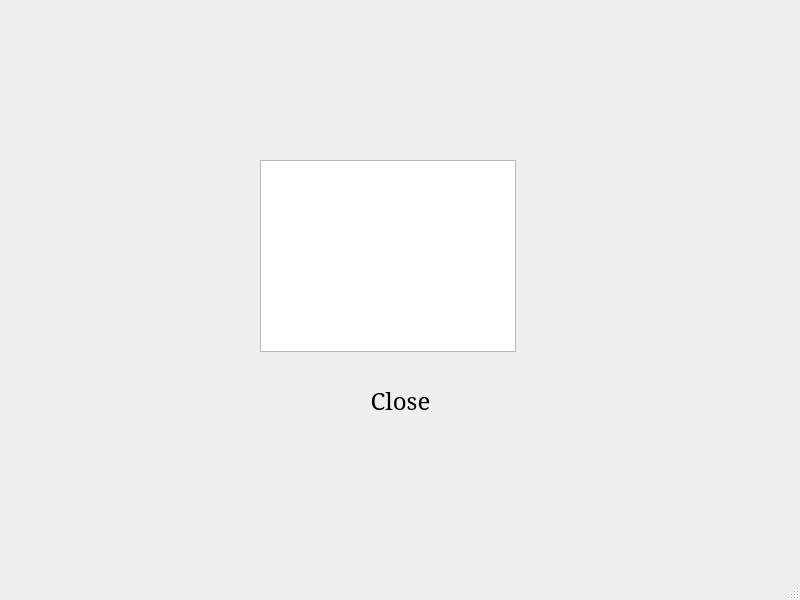
<?xml version="1.0" encoding="UTF-8"?>
<ui version="4.0">
 <class>rank</class>
 <widget class="QMainWindow" name="rank">
  <property name="geometry">
   <rect>
    <x>0</x>
    <y>0</y>
    <width>800</width>
    <height>600</height>
   </rect>
  </property>
  <property name="windowTitle">
   <string>MainWindow</string>
  </property>
  <property name="styleSheet">
   <string notr="true">rank{border-image: url(:/image/THEME_E_BG_1.png);}</string>
  </property>
  <widget class="QWidget" name="centralwidget">
   <widget class="QListWidget" name="listWidget">
    <property name="geometry">
     <rect>
      <x>260</x>
      <y>160</y>
      <width>256</width>
      <height>192</height>
     </rect>
    </property>
    <property name="font">
     <font>
      <family>MS Serif</family>
      <pointsize>18</pointsize>
     </font>
    </property>
    <property name="styleSheet">
     <string notr="true">border-image: url(:/image/back.png);</string>
    </property>
   </widget>
   <widget class="QPushButton" name="pushButton">
    <property name="geometry">
     <rect>
      <x>340</x>
      <y>380</y>
      <width>121</width>
      <height>41</height>
     </rect>
    </property>
    <property name="font">
     <font>
      <family>MS Serif</family>
      <pointsize>18</pointsize>
     </font>
    </property>
    <property name="text">
     <string>Close</string>
    </property>
    <property name="flat">
     <bool>true</bool>
    </property>
   </widget>
  </widget>
  <widget class="QMenuBar" name="menubar">
   <property name="geometry">
    <rect>
     <x>0</x>
     <y>0</y>
     <width>800</width>
     <height>21</height>
    </rect>
   </property>
  </widget>
  <widget class="QStatusBar" name="statusbar"/>
 </widget>
 <resources/>
 <connections/>
</ui>
